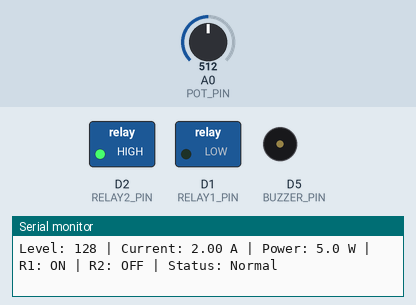
The sketch below on a simulated ESP8266 (NodeMCU). On the bench: switched loads named in the sketch (green lamp = pin HIGH), buzzer (waves = sounding, pin HIGH), the last lines printed to the serial monitor. The inputs (shaded band) are chosen by the test bench; at power-on: A0 (POT_PIN) = 512. WiFi joins after 1.5 s; servers stay silent unless stated.

Above: at 2.7 s.
2.8 s: A0 (POT_PIN) set to 874
4.3 s: A0 (POT_PIN) set to 891
At 4.47 s:
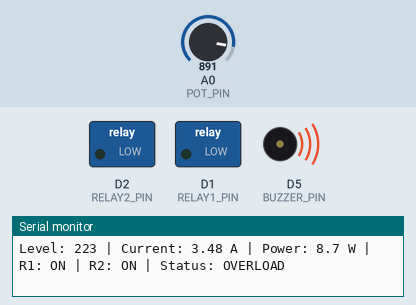
7.3 s: A0 (POT_PIN) set to 856
10.3 s: A0 (POT_PIN) set to 833
At 10.9 s:
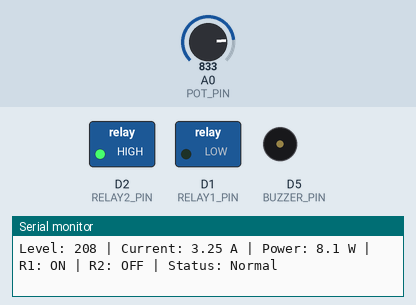
11.8 s: A0 (POT_PIN) set to 900
At 12.33 s:
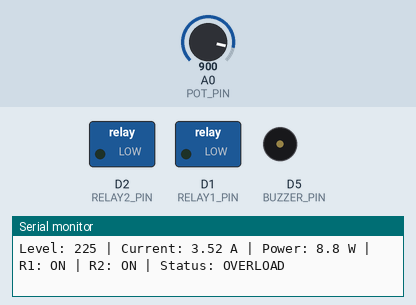
Timing chart, 0 to 15.8 s (numbered marks = the images above; inputs shaded):
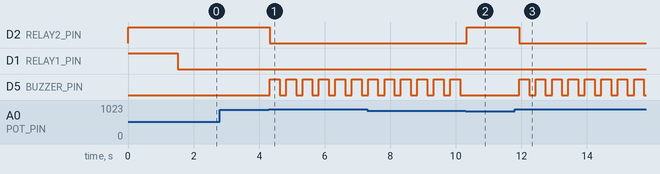

Measured:
- the behaviour switches between 881 and 882 on A0 (POT_PIN) (found by bisection; images 0 and 1)
- the behaviour switches between 846 and 845 on A0 (POT_PIN) (found by bisection; images 1 and 2)
- after the input at 4.3 s, D2 (RELAY2_PIN): HIGH → LOW at once; D5 (BUZZER_PIN): alternates HIGH for 0.30 s and LOW for 0.20 s, starting at once
- after the input at 10.3 s, D2 (RELAY2_PIN): LOW → HIGH at once; D5 (BUZZER_PIN): stops changing and stays LOW
- after the input at 11.8 s, D2 (RELAY2_PIN): HIGH → LOW after 0.13 s; D5 (BUZZER_PIN): alternates HIGH for 0.30 s and LOW for 0.20 s, starting after 0.13 s

The sketch:

grid_monitor.ino
```cpp
#include <ESP8266WiFi.h>
#include <ESP8266WebServer.h>

// ---------- WiFi ----------
#define WLAN_SSID "homeiot"
#define WLAN_PASS "homeiot123"

// ---------- Pins ----------
#define POT_PIN     A0
#define RELAY1_PIN  D1
#define RELAY2_PIN  D2
#define BUZZER_PIN  D5

// Relay module configuration
#define RELAY_ACTIVE_LOW true

// Set true only for an active-LOW buzzer module
#define BUZZER_ACTIVE_LOW false

// ---------- Simulation scale ----------
#define MAX_VALUE    256
#define MAX_CURRENT  4.0
#define MAX_POWER    10.0

// ---------- Thresholds ----------
#define TH_NORMAL    75
#define TH_OVERLOAD  220
#define HYSTERESIS   8

// ---------- Buzzer timing ----------
#define BEEP_ON_TIME   300
#define BEEP_OFF_TIME  200

ESP8266WebServer server(80);

// ---------- Grid variables ----------
bool relay1State = false;
bool relay2State = false;

int potValue = 0;
float current = 0.0;
float power = 0.0;

String status = "No Load";

unsigned long lastRead = 0;
const unsigned long READ_INTERVAL = 200;

// ---------- Buzzer variables ----------
bool buzzerOn = false;
unsigned long lastBeep = 0;

// ---------- Web dashboard ----------
const char PAGE[] PROGMEM = R"rawliteral(
<!DOCTYPE html>
<html>
<head>
<meta charset="UTF-8">
<meta name="viewport" content="width=device-width, initial-scale=1">
<title>Grid Monitor</title>

<style>
body {
  font-family: Arial, sans-serif;
  background: #0f172a;
  color: #e2e8f0;
  margin: 0;
  padding: 20px;
  text-align: center;
}
h1 {
  margin-bottom: 20px;
  font-size: 1.6em;
}
.card {
  background: #1e293b;
  border-radius: 14px;
  padding: 20px;
  max-width: 420px;
  margin: 15px auto;
}
.status {
  font-size: 2em;
  font-weight: bold;
  padding: 18px;
  border-radius: 12px;
}
.s-none { background: #475569; }
.s-normal { background: #16a34a; }
.s-over { background: #dc2626; animation: blink .8s infinite; }
@keyframes blink {
  50% { opacity: .5; }
}
.bar {
  background: #334155;
  border-radius: 10px;
  height: 26px;
  overflow: hidden;
  margin-top: 12px;
}
.fill {
  height: 100%;
  width: 0;
  background: #38bdf8;
  transition: width .3s;
}
.val {
  font-size: 2.4em;
  font-weight: bold;
}
.row {
  display: flex;
  gap: 12px;
  justify-content: center;
}
.relay {
  flex: 1;
  padding: 14px;
  border-radius: 12px;
  background: #475569;
  font-weight: bold;
}
.on { background: #f59e0b; color: #000; }
.box {
  flex: 1;
  background: #334155;
  border-radius: 12px;
  padding: 14px 5px;
}
.box .n {
  font-size: 1.8em;
  font-weight: bold;
}
small { color: #94a3b8; }
</style>
</head>

<body>
<h1>⚡ Grid Monitoring System</h1>

<div class="card">
  <div id="status" class="status s-none">No Load</div>
</div>

<div class="card">
  <small>Grid Level (simulated, 0-256)</small>
  <div class="val" id="val">0</div>
  <div class="bar">
    <div class="fill" id="fill"></div>
  </div>
  <small id="pct">0%</small>
</div>

<div class="card">
  <div class="row">
    <div class="box">
      <small>Current</small>
      <div class="n"><span id="cur">0.00</span> A</div>
    </div>
    <div class="box">
      <small>Power</small>
      <div class="n"><span id="pow">0.0</span> W</div>
    </div>
  </div>
</div>

<div class="card">
  <div class="row">
    <div class="relay" id="r1">Relay 1<br>OFF</div>
    <div class="relay" id="r2">Relay 2<br>OFF</div>
  </div>
</div>

<small id="conn">Connecting...</small>

<script>
async function update() {
  try {
    const response = await fetch('/data');
    if (!response.ok) throw new Error('HTTP error');

    const d = await response.json();

    document.getElementById('val').innerText = d.value;

    const p = Math.round(d.value / 256 * 100);
    document.getElementById('fill').style.width = p + '%';
    document.getElementById('pct').innerText = p + '%';

    document.getElementById('cur').innerText =
      Number(d.current).toFixed(2);

    document.getElementById('pow').innerText =
      Number(d.power).toFixed(1);

    const s = document.getElementById('status');
    s.innerText = d.status;

    if (d.status === 'OVERLOAD') {
      s.className = 'status s-over';
    } else if (d.status === 'Normal') {
      s.className = 'status s-normal';
    } else {
      s.className = 'status s-none';
    }

    const r1 = document.getElementById('r1');
    const r2 = document.getElementById('r2');

    r1.innerHTML = 'Relay 1<br>' + (d.r1 ? 'ON' : 'OFF');
    r1.className = 'relay' + (d.r1 ? ' on' : '');

    r2.innerHTML = 'Relay 2<br>' + (d.r2 ? 'ON' : 'OFF');
    r2.className = 'relay' + (d.r2 ? ' on' : '');

    document.getElementById('conn').innerText =
      'Live - updated ' + new Date().toLocaleTimeString();

  } catch (e) {
    document.getElementById('conn').innerText =
      'Connection lost - reconnecting...';
  }
}

update();
setInterval(update, 1000);
</script>
</body>
</html>
)rawliteral";

// ---------- Relay control ----------
void setRelay(uint8_t pin, bool on) {
  digitalWrite(
    pin,
    RELAY_ACTIVE_LOW ? (on ? LOW : HIGH)
                     : (on ? HIGH : LOW)
  );
}

// ---------- Buzzer control ----------
void setBuzzer(bool on) {
  buzzerOn = on;

  digitalWrite(
    BUZZER_PIN,
    BUZZER_ACTIVE_LOW ? (on ? LOW : HIGH)
                      : (on ? HIGH : LOW)
  );
}

void updateBuzzer() {
  if (status == "OVERLOAD") {
    unsigned long interval =
      buzzerOn ? BEEP_ON_TIME : BEEP_OFF_TIME;

    if (millis() - lastBeep >= interval) {
      lastBeep = millis();
      setBuzzer(!buzzerOn);
    }
  } else {
    if (buzzerOn) {
      setBuzzer(false);
    }
  }
}

// ---------- Web handlers ----------
void handleRoot() {
  server.send_P(200, "text/html", PAGE);
}

void handleData() {
  String json = "{\"value\":" + String(potValue) +
                ",\"current\":" + String(current, 2) +
                ",\"power\":" + String(power, 1) +
                ",\"r1\":" + String(relay1State ? "true" : "false") +
                ",\"r2\":" + String(relay2State ? "true" : "false") +
                ",\"status\":\"" + status + "\"}";

  server.sendHeader("Cache-Control", "no-cache");
  server.send(200, "application/json", json);
}

// ---------- Read sensor and control relays ----------
void readAndControl() {
  // Average 10 ADC readings
  long sum = 0;

  for (int i = 0; i < 10; i++) {
    sum += analogRead(POT_PIN);
    delay(1);
  }

  int adc = sum / 10;

  // Convert ADC reading to 0-256 simulation scale
  potValue = map(adc, 0, 1023, 0, MAX_VALUE);

  // Simulated current: 0-4 A
  current = (potValue / (float)MAX_VALUE) * MAX_CURRENT;

  // Simulated power: 0-10 W
  power = (potValue / (float)MAX_VALUE) * MAX_POWER;

  // Relay 1 hysteresis
  if (!relay1State && potValue > TH_NORMAL) {
    relay1State = true;
  } else if (relay1State &&
             potValue < TH_NORMAL - HYSTERESIS) {
    relay1State = false;
  }

  // Relay 2 hysteresis
  if (!relay2State && potValue > TH_OVERLOAD) {
    relay2State = true;
  } else if (relay2State &&
             potValue < TH_OVERLOAD - HYSTERESIS) {
    relay2State = false;
  }

  // Apply relay outputs
  setRelay(RELAY1_PIN, relay1State);
  setRelay(RELAY2_PIN, relay2State);

  // Determine status
  if (relay1State && relay2State) {
    status = "OVERLOAD";
  } else if (relay1State) {
    status = "Normal";
  } else {
    status = "No Load";
  }
}

// ---------- Setup ----------
void setup() {
  Serial.begin(115200);

  pinMode(RELAY1_PIN, OUTPUT);
  pinMode(RELAY2_PIN, OUTPUT);
  pinMode(BUZZER_PIN, OUTPUT);

  // Initial safe output state
  setRelay(RELAY1_PIN, false);
  setRelay(RELAY2_PIN, false);
  setBuzzer(false);

  WiFi.mode(WIFI_STA);
  WiFi.begin(WLAN_SSID, WLAN_PASS);

  Serial.print("Connecting to WiFi");

  while (WiFi.status() != WL_CONNECTED) {
    delay(500);
    Serial.print(".");
  }

  Serial.println();
  Serial.print("Dashboard URL: http://");
  Serial.println(WiFi.localIP());

  server.on("/", handleRoot);
  server.on("/data", handleData);
  server.begin();

  Serial.println("Grid monitoring started");
}

// ---------- Main loop ----------
void loop() {
  server.handleClient();

  if (millis() - lastRead >= READ_INTERVAL) {
    lastRead = millis();

    readAndControl();

    Serial.printf(
      "Level: %d | Current: %.2f A | Power: %.1f W | "
      "R1: %s | R2: %s | Status: %s\n",
      potValue,
      current,
      power,
      relay1State ? "ON" : "OFF",
      relay2State ? "ON" : "OFF",
      status.c_str()
    );
  }

  updateBuzzer();
}
```
